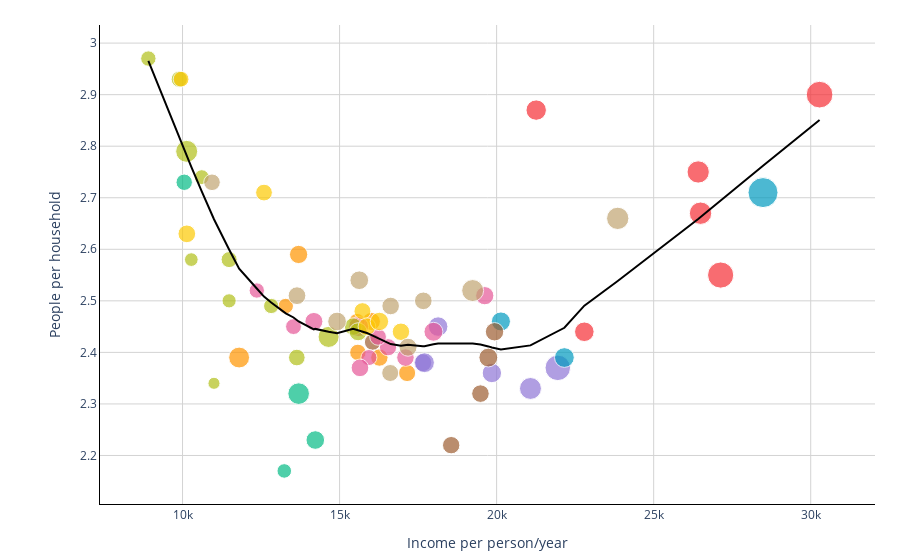

The cell this chart's notebook holds for it:
### Markdown cell above
And let's finally visualize the data. The challenge here is representing three variables: income, number of tenants per household, and apartment size. In order to keep it as similar as possible to our former plot, let's leave the x- and y-axes the same. The newly introduced variable, apartment size, will be displayed as the size of the dots (which now will represent neighborhoods). The only technical tweak here is to normalize the size of the dots according to the maximum size we want to display. We do this to maximize visual differences, that would be minimal if passing the absolute apartment sizes.

### Code cell
# Define maximum size and normalize sizes
max_size = 30 #maximum dot size we want in our plot
marker_sizes = (df_hoods['mean_size'] / df_hoods['mean_size'].max()) * max_size #normalize sizes

#create a scatter plot
scatter = go.Scatter(
    x=df_hoods["income_per_person"],
    y=df_hoods["mean_people_household"],
    text=df_hoods['neighborhood_name'],
    mode='markers',
    marker=dict(color=df_hoods['color'], size=marker_sizes), #making color and dot size depend on district and normalized apartment sizes, respectively
    customdata= np.stack((df_hoods['district_name'], df_hoods['neighborhood_name'], df_hoods['income_per_person'], df_hoods['mean_people_household'], df_hoods['mean_size']), axis=-1),
    hovertemplate =
    '<br><b>District: %{customdata[0]}</b></br>' + 
    '<b>Neighborhood: %{customdata[1]}</b>' + 
    '<br><b>Income per person/year (€): %{customdata[2]}</b></br>' + 
    '<b>People per household: %{customdata[2]}</b>' + 
    '<br><b>Apartment size (sqm): %{customdata[3]}</b><extra></extra></br>' #add extra to remove trace:0 right next to hover box
)

#calculate LOWESS line
df_hoods = df_hoods.sort_values(by='income_per_person') #sort the DataFrame by the 'income_per_person' column, necessary to calculate the LOWESS line
lowess_result = lowess(df_hoods["mean_people_household"], df_hoods["income_per_person"], frac=0.3)
lowess_line = go.Scatter(
    x=df_hoods["income_per_person"],
    y=lowess_result[:, 1],
    mode='lines',
    line=dict(color='black', width=2),
    hoverinfo='none',
)

#create figure
fig4 = go.Figure(data=[scatter, lowess_line], layout=mylayout)

# update layout with axes titles and margins
fig4.update_layout(
    xaxis=dict(title='Income per person/year'),
    yaxis=dict(title='People per household'),
    margin=dict(l=100, r=25, b=50, t=25),#customizing margins
    showlegend=False
)

#show the figure
fig4.show()

### Figure 1 — Plotly figure (JSON) as saved in the notebook; plotly's stock layout.template omitted (floating-point values rounded to 4 significant figures; data arrays with more than 128 entries replaced by an {"elided": "..."} marker saying what was removed)
{"data": [{"customdata": {"elided": "73x5 mixed values"}, "hovertemplate": "<br><b>District: %{customdata[0]}</b></br><b>Neighborhood: %{customdata[1]}</b><br><b>Income per person/year (€): %{customdata[2]}</b></br><b>People per household: %{customdata[2]}</b><br><b>Apartment size (sqm): %{customdata[3]}</b><extra></extra></br>", "marker": {"color": ["#04BB85", "#04BB85", "#04BB85", "#04BB85", "#8F76D7", "#8F76D7", "#8F76D7", "#8F76D7", "#8F76D7", "#8F76D7", "#FF9500", "#FF9500", "#FF9500", "#FF9500", "#FF9500", "#FF9500", "#FF9500", "#FF9500", "#019BBF", "#019BBF", "#019BBF", "#F62F36", "#F62F36", "#F62F36", "#F62F36", "#F62F36", "#F62F36", "#9D5E31", "#9D5E31", "#9D5E31", "#9D5E31", "#9D5E31", "#E65898", "#E65898", "#E65898", "#E65898", "#E65898", "#E65898", "#E65898", "#E65898", "#E65898", "#E65898", "#E65898", "#B1C019", "#B1C019", "#B1C019", "#B1C019", "#B1C019", "#B1C019", "#B1C019", "#B1C019", "#B1C019", "#B1C019", "#B1C019", "#B1C019", "#B1C019", "#FDC903", "#FDC903", "#FDC903", "#FDC903", "#FDC903", "#FDC903", "#FDC903", "#C1A471", "#C1A471", "#C1A471", "#C1A471", "#C1A471", "#C1A471", "#C1A471", "#C1A471", "#C1A471", "#C1A471"], "size": [16.42, 21.58, 14.56, 18.6, 19.57, 17.89, 25.51, 21.91, 19.37, 19.82, 15.41, 20.88, 18.27, 17.4, 16.42, 18.16, 16.13, 17.13, 19.76, 19.06, 30, 20.44, 22.29, 26.67, 22.4, 26.18, 19.56, 18.42, 16.43, 18.87, 17.4, 17.58, 17.56, 16.07, 17.22, 18.24, 15.34, 15.86, 18.04, 17.66, 18.97, 20.0, 16.71, 17.55, 16.64, 16.03, 12.07, 18.0, 21.07, 14.85, 14.2, 15.25, 13.7, 16.24, 15.38, 21.99, 15.79, 17.7, 16.75, 17.48, 16.96, 17.69, 18.45, 17.02, 17.58, 18.01, 22.33, 17.63, 21.94, 16.59, 18.68, 18.66, 17.73]}, "mode": "markers", "text": ["el Raval", "el Barri Gòtic", "la Barceloneta", "Sant Pere, Santa Caterina i la Ribera", "el Fort Pienc", "la Sagrada Família", "la Dreta de l'Eixample", "l'Antiga Esquerra de l'Eixample", "la Nova Esquerra de l'Eixample", "Sant Antoni", "el Poble Sec", "la Marina del Prat Vermell", "la Marina de Port", "la Font de la Guatlla", "Hostafrancs", "la Bordeta", "Sants-Badal", "Sants", "les Corts", "la Maternitat i Sant Ramon", "Pedralbes", "Vallvidrera, el Tibidabo i les Planes", "Sarrià", "les Tres Torres", "Sant Gervasi- la Bonanova", "Sant Gervasi- Galvany", "el Putxet i el Farró", "Vallcarca i els Penitents", "el Coll", "la Salut", "la Vila de Gràcia", "el Camp d'en Grassot i Gràcia Nova", "el Baix Guinardó", "Can Baró", "el Guinardó", "la Font d'en Fargues", "el Carmel", "la Teixonera", "Sant Genís dels Agudells", "Montbau", "la Vall d'Hebron", "la Clota", "Horta", "Vilapicina i la Torre Llobeta", "Porta", "el Turó de la Peira", "Can Peguera", "la Guineueta", "Canyelles", "les Roquetes", "Verdun", "la Prosperitat", "la Trinitat Nova", "Torre Baró", "Ciutat Meridiana", "Vallbona", "la Trinitat Vella", "Baró de Viver", "el Bon Pastor", "Sant Andreu", "la Sagrera", "el Congrés i els Indians", "Navas", "el Camp de l'Arpa del Clot", "el Clot", "el Parc i la Llacuna del Poblenou", "la Vila Olímpica del Poblenou", "el Poblenou", "Diagonal Mar i el Front Marítim del Poblenou", "el Besòs i el Maresme", "Provençals del Poblenou", "Sant Martí de Provençals", "la Verneda i la Pau"], "type": "scatter", "x": [10050.0, 13700.0, 13240.0, 14230.0, 18140.0, 17650.0, 21950.0, 21080.0, 19850.0, 17700.0, 13290.0, 11802, 13700.0, 16270.0, 15580.0, 16010.0, 15560.0, 17150.0, 22160.0, 20140.0, 28480.0, 21260.0, 26420.0, 30280.0, 26490.0, 27130.0, 22790.0, 19930.0, 16050.0, 19740.0, 18550.0, 19490.0, 17100.0, 15930.0, 16540.0, 19620.0, 12360.0, 13530.0, 14180.0, 15650.0, 17990.0, 15605, 16230.0, 15430.0, 13640.0, 11480.0, 11000.0, 15590.0, 14650.0, 10610.0, 11480.0, 12820.0, 10280.0, 9897.0, 8912, 10132, 9954.0, 10140.0, 12590.0, 16950.0, 15730.0, 15870.0, 16270.0, 16610.0, 16630.0, 17180.0, 23860.0, 17670.0, 19240.0, 10940.0, 15630.0, 14920.0, 13640.0], "y": [2.73, 2.32, 2.17, 2.23, 2.45, 2.38, 2.37, 2.33, 2.36, 2.38, 2.49, 2.39, 2.59, 2.39, 2.4, 2.46, 2.46, 2.36, 2.39, 2.46, 2.71, 2.87, 2.75, 2.9, 2.67, 2.55, 2.44, 2.44, 2.42, 2.39, 2.22, 2.32, 2.39, 2.39, 2.41, 2.51, 2.52, 2.45, 2.46, 2.37, 2.44, 2.45, 2.43, 2.45, 2.39, 2.58, 2.34, 2.44, 2.43, 2.74, 2.5, 2.49, 2.58, 2.93, 2.97, 2.79, 2.93, 2.63, 2.71, 2.44, 2.48, 2.45, 2.46, 2.36, 2.49, 2.41, 2.66, 2.5, 2.52, 2.73, 2.54, 2.46, 2.51]}, {"hoverinfo": "none", "line": {"color": "black", "width": 2}, "mode": "lines", "type": "scatter", "x": [8912, 9897.0, 9954.0, 10050.0, 10132, 10140.0, 10280.0, 10610.0, 10940.0, 11000.0, 11480.0, 11480.0, 11802, 12360.0, 12590.0, 12820.0, 13240.0, 13290.0, 13530.0, 13640.0, 13640.0, 13700.0, 13700.0, 14180.0, 14230.0, 14650.0, 14920.0, 15430.0, 15560.0, 15580.0, 15590.0, 15605, 15630.0, 15650.0, 15730.0, 15870.0, 15930.0, 16010.0, 16050.0, 16230.0, 16270.0, 16270.0, 16540.0, 16610.0, 16630.0, 16950.0, 17100.0, 17150.0, 17180.0, 17650.0, 17670.0, 17700.0, 17990.0, 18140.0, 18550.0, 19240.0, 19490.0, 19620.0, 19740.0, 19850.0, 19930.0, 20140.0, 21080.0, 21260.0, 21950.0, 22160.0, 22790.0, 23860.0, 26420.0, 26490.0, 27130.0, 28480.0, 30280.0], "y": [2.966, 2.816, 2.808, 2.793, 2.782, 2.781, 2.76, 2.712, 2.667, 2.658, 2.6, 2.6, 2.562, 2.524, 2.508, 2.497, 2.477, 2.476, 2.468, 2.463, 2.463, 2.46, 2.46, 2.445, 2.446, 2.44, 2.437, 2.446, 2.444, 2.443, 2.443, 2.443, 2.443, 2.443, 2.441, 2.438, 2.436, 2.434, 2.433, 2.428, 2.427, 2.427, 2.419, 2.417, 2.416, 2.413, 2.415, 2.415, 2.415, 2.412, 2.412, 2.412, 2.416, 2.417, 2.417, 2.417, 2.415, 2.414, 2.412, 2.409, 2.408, 2.406, 2.414, 2.42, 2.441, 2.448, 2.491, 2.538, 2.659, 2.662, 2.695, 2.762, 2.851]}], "layout": {"margin": {"b": 50, "l": 100, "r": 25, "t": 25}, "paper_bgcolor": "white", "plot_bgcolor": "white", "showlegend": false, "xaxis": {"gridcolor": "lightgrey", "linecolor": "black", "title": {"text": "Income per person/year"}, "type": "linear", "range": [7425.0, 31960.0], "autorange": true}, "yaxis": {"gridcolor": "lightgrey", "linecolor": "black", "title": {"text": "People per household"}, "type": "linear", "range": [2.091, 3.051], "autorange": true}, "autosize": true}}
